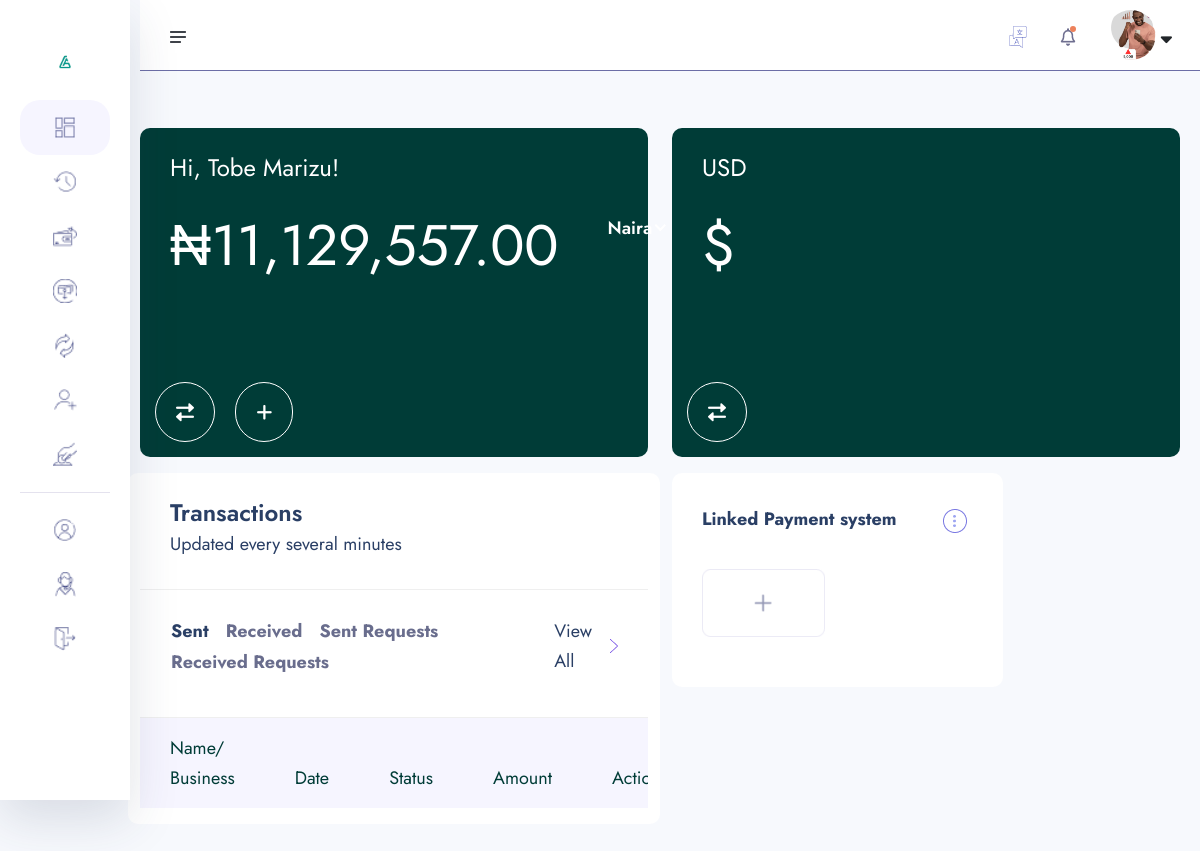
The app's page /process-payment/ (signed in), older data.
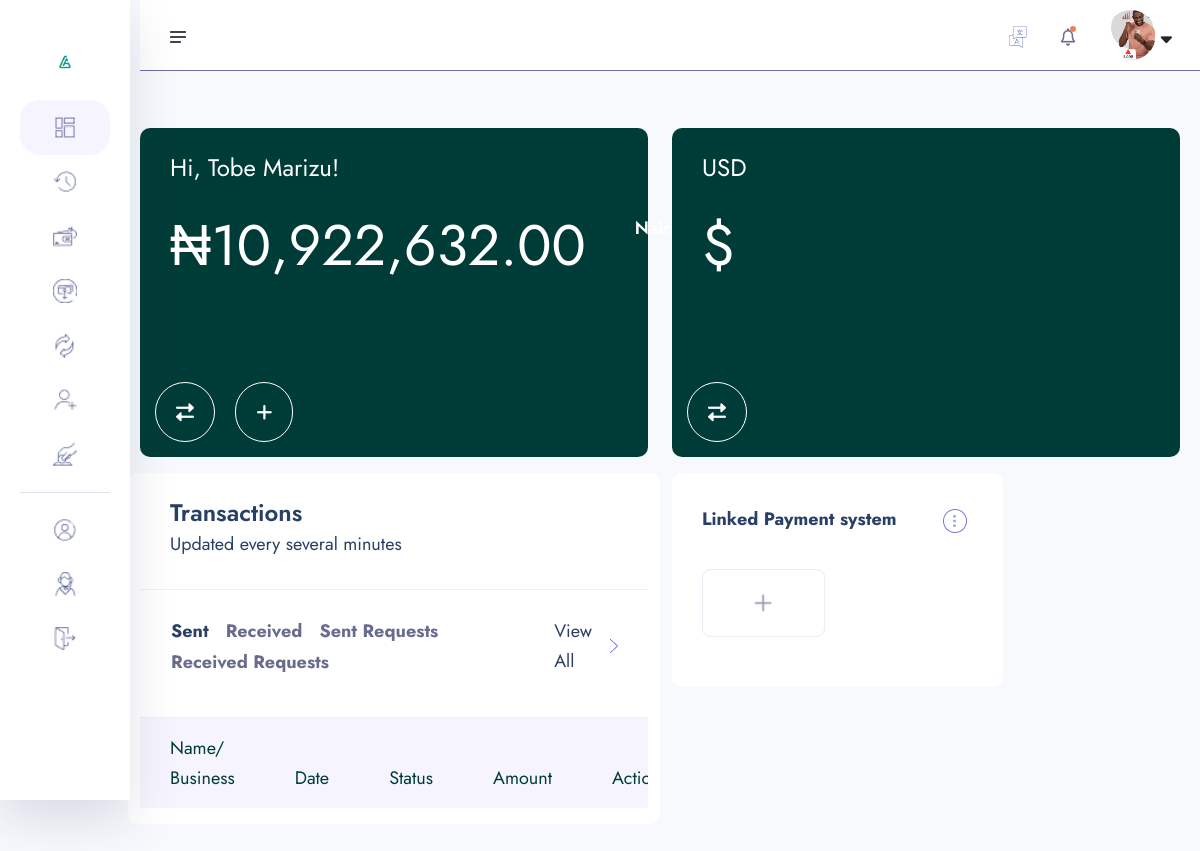
The same page, newer data.
### account/models.py (models this page shows, shortened)
class Account(models.Model):
    id = models.UUIDField(primary_key=True, unique=True, default=uuid.uuid4, editable=False)
    user = models.OneToOneField(User, on_delete=models.CASCADE)
    account_balance = models.DecimalField(max_digits=12, decimal_places=2, default=0.00)
    account_number = ShortUUIDField(unique=True, length=10, max_length=25, prefix="217", alphabet="1234567890")
    account_id = ShortUUIDField(unique=True, length=7, max_length=25, prefix="DEX", alphabet="1234567890")
    pin_number = ShortUUIDField(unique=True, length=4, max_length=7, alphabet="1234567890")
    ref_code = ShortUUIDField(unique=True, length=10, max_length=20, alphabet="abcdefgh1234567890")
    account_status = models.CharField(max_length=100, choices=ACCOUNT_STATUS, default="in-active")
    email_status = models.CharField(max_length=100, choices=EMAIL_STATUS, default="pending")
    phone_status = models.CharField(max_length=100, choices=PHONE_STATUS, default="pending")
    id_status = models.CharField(max_length=100, choices=ID_STATUS, default="pending")
    date= models.DateTimeField(auto_now_add=True)
    kyc_submitted = models.BooleanField(default=False)
    key_confirmed = models.BooleanField(default=False)
    recommended_by = models.ForeignKey(User, on_delete=models.DO_NOTHING, blank=True, null=True, related_name= "recommended_by")
    class Meta:
        ordering = ['-date']

### core/credit_card.py (the view, shortened to what this page needs)
# urls.py: path('process-payment/', credit_card.process_payment, name='process_payment'),
@login_required
def process_payment(request):
    return render(request, 'account/dashboard.html')

### core/context_processor.py (called while the page is built)
def default(request):
    if not request.user.is_authenticated:
        return {}
    try:
        kyc = KYC.objects.get(user=request.user)
    except KYC.DoesNotExist:
        kyc = None
    try:
        account = Account.objects.get(user=request.user)
    except Account.DoesNotExist:
        account = None
    try:
        notifications = Notification.objects.filter(user=request.user).order_by("-id")[:10]
    except:
        notifications = None
    return {
        "kyc": kyc,
        "account": account,
        "notifications":notifications,
    }

### templates/account/dashboard.html (shortened to what the changed rows need)
{% extends "include/dashboard-base.html"%}
{% load static %}
{% block content%}
{% load humanize%}
    <section class="dashboard-section body-collapse">
        <div class="overlay pt-120">
            <div class="container-fruid">
                <div class="row">
                    <div class="col-xl-6 col-lg-7 mt-2">
                        <div class="section-content">
                            <div class="acc-details">
                                <div class="top-area">
                                    <div class="left-side">
                                        <h5>Hi, {{kyc.full_name|title}}!</h5>
                                        <h2>&#8358;{{account.account_balance|intcomma}}</h2>
                                    </div>
                                </div>
                            </div>
                        </div>
                    </div>
                    <div class="col-xl-6 col-lg-7 mt-2">
                        <div class="section-content">
                            <div class="acc-details">
                                <div class="top-area">
                                    <div class="left-side">
                                        <h2>${{dollar_account.dollar_balance|intcomma}}</h2>
                                    </div>
                                </div>
                            </div>
                        </div>
                    </div>
                    <div class="transactions-area col-xl-6  mt-3 col-lg-7  ">
                        <div class="tab-content mt-40">
                            <div class="tab-pane fade show active" id="latest" role="tabpanel" aria-labelledby="latest-tab">
                                <div class="table-responsive">
                                    <table class="table">
                                        <thead>
                                            <tr>
                                                <th scope="col">Name/ Business</th>
                                                <th scope="col">Date</th>
                                                <th scope="col">Status</th>
                                                <th scope="col">Amount</th>
                                                <th scope="col">Action</th>
                                            </tr>
                                        </thead>
                                    </table>
                                </div>
                            </div>
                        </div>
                    </div>
                </div>
            </div>
        </div>
    </section>
    {% endblock content %}

Row changes from the older to the newer data that the page shows:
changed Account: account_balance "11,129,557.00" → "10,922,632.00"
